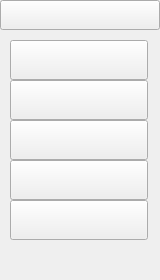
<?xml version="1.0" encoding="UTF-8"?>
<ui version="4.0">
 <class>menuwidget</class>
 <widget class="QWidget" name="menuwidget">
  <property name="geometry">
   <rect>
    <x>0</x>
    <y>0</y>
    <width>160</width>
    <height>280</height>
   </rect>
  </property>
  <property name="minimumSize">
   <size>
    <width>160</width>
    <height>280</height>
   </size>
  </property>
  <property name="maximumSize">
   <size>
    <width>160</width>
    <height>280</height>
   </size>
  </property>
  <property name="windowTitle">
   <string>menuwidget</string>
  </property>
  <property name="toolTip">
   <string notr="true"/>
  </property>
  <property name="styleSheet">
   <string notr="true"/>
  </property>
  <widget class="QToolButton" name="toolButton_cameraDisplay">
   <property name="geometry">
    <rect>
     <x>10</x>
     <y>120</y>
     <width>138</width>
     <height>40</height>
    </rect>
   </property>
   <property name="sizePolicy">
    <sizepolicy hsizetype="Expanding" vsizetype="Fixed">
     <horstretch>0</horstretch>
     <verstretch>0</verstretch>
    </sizepolicy>
   </property>
   <property name="minimumSize">
    <size>
     <width>70</width>
     <height>0</height>
    </size>
   </property>
   <property name="layoutDirection">
    <enum>Qt::LeftToRight</enum>
   </property>
   <property name="styleSheet">
    <string notr="true">QToolButton{border-image: url(:/images/xiala_03.png);}
QToolButton:hover{border-image: url(:/images/xiala_03_02.png);}
QToolButton:pressed{border-image: url(:/images/xiala_03_02.png);}</string>
   </property>
   <property name="text">
    <string/>
   </property>
   <property name="checkable">
    <bool>true</bool>
   </property>
   <attribute name="buttonGroup">
    <string notr="true">buttonGroup_left_nav</string>
   </attribute>
  </widget>
  <widget class="QToolButton" name="toolButton_workingState">
   <property name="geometry">
    <rect>
     <x>10</x>
     <y>80</y>
     <width>138</width>
     <height>40</height>
    </rect>
   </property>
   <property name="sizePolicy">
    <sizepolicy hsizetype="Expanding" vsizetype="Fixed">
     <horstretch>0</horstretch>
     <verstretch>0</verstretch>
    </sizepolicy>
   </property>
   <property name="minimumSize">
    <size>
     <width>70</width>
     <height>0</height>
    </size>
   </property>
   <property name="layoutDirection">
    <enum>Qt::LeftToRight</enum>
   </property>
   <property name="styleSheet">
    <string notr="true">QToolButton{border-image: url(:/images/xiala_02.png);}
QToolButton:hover{border-image: url(:/images/xiala_02_02.png);}
QToolButton:pressed{border-image: url(:/images/xiala_02_02.png);}</string>
   </property>
   <property name="text">
    <string/>
   </property>
   <property name="checkable">
    <bool>true</bool>
   </property>
   <attribute name="buttonGroup">
    <string notr="true">buttonGroup_left_nav</string>
   </attribute>
  </widget>
  <widget class="QToolButton" name="toolButton_menu">
   <property name="geometry">
    <rect>
     <x>0</x>
     <y>0</y>
     <width>160</width>
     <height>30</height>
    </rect>
   </property>
   <property name="styleSheet">
    <string notr="true">QToolButton{border-image: url(:/images/caidan_01.bmp);}

QToolButton:hover{border-image: url(:/images/caidan_02.bmp);}

QToolButton:pressed{border-image: url(:/images/caidan_02.bmp);}</string>
   </property>
   <property name="text">
    <string/>
   </property>
  </widget>
  <widget class="QToolButton" name="toolButton_startDisplay">
   <property name="geometry">
    <rect>
     <x>10</x>
     <y>200</y>
     <width>138</width>
     <height>40</height>
    </rect>
   </property>
   <property name="sizePolicy">
    <sizepolicy hsizetype="Expanding" vsizetype="Fixed">
     <horstretch>0</horstretch>
     <verstretch>0</verstretch>
    </sizepolicy>
   </property>
   <property name="minimumSize">
    <size>
     <width>70</width>
     <height>0</height>
    </size>
   </property>
   <property name="styleSheet">
    <string notr="true">QToolButton{border-image: url(:/images/xiala_06.png);}
QToolButton:hover{border-image: url(:/images/xiala_06_02.png);}
QToolButton:pressed{border-image: url(:/images/xiala_06_02.png);}</string>
   </property>
   <property name="text">
    <string/>
   </property>
   <property name="checkable">
    <bool>true</bool>
   </property>
   <attribute name="buttonGroup">
    <string notr="true">buttonGroup_left_nav</string>
   </attribute>
  </widget>
  <widget class="QToolButton" name="toolButton_systemState">
   <property name="geometry">
    <rect>
     <x>10</x>
     <y>40</y>
     <width>138</width>
     <height>40</height>
    </rect>
   </property>
   <property name="sizePolicy">
    <sizepolicy hsizetype="Expanding" vsizetype="Fixed">
     <horstretch>0</horstretch>
     <verstretch>0</verstretch>
    </sizepolicy>
   </property>
   <property name="minimumSize">
    <size>
     <width>70</width>
     <height>0</height>
    </size>
   </property>
   <property name="layoutDirection">
    <enum>Qt::LeftToRight</enum>
   </property>
   <property name="styleSheet">
    <string notr="true">QToolButton{border-image: url(:/images/xiala_01.png);}
QToolButton:hover{border-image: url(:/images/xiala_01_02.png);}
QToolButton:pressed{border-image: url(:/images/xiala_01_02.png);}
</string>
   </property>
   <property name="text">
    <string/>
   </property>
   <property name="checkable">
    <bool>true</bool>
   </property>
   <attribute name="buttonGroup">
    <string notr="true">buttonGroup_left_nav</string>
   </attribute>
  </widget>
  <widget class="QToolButton" name="toolButton_mapNavigation">
   <property name="geometry">
    <rect>
     <x>10</x>
     <y>160</y>
     <width>138</width>
     <height>40</height>
    </rect>
   </property>
   <property name="sizePolicy">
    <sizepolicy hsizetype="Expanding" vsizetype="Fixed">
     <horstretch>0</horstretch>
     <verstretch>0</verstretch>
    </sizepolicy>
   </property>
   <property name="minimumSize">
    <size>
     <width>70</width>
     <height>0</height>
    </size>
   </property>
   <property name="layoutDirection">
    <enum>Qt::LeftToRight</enum>
   </property>
   <property name="styleSheet">
    <string notr="true">QToolButton{border-image: url(:/images/xiala_04.png);}
QToolButton:hover{border-image: url(:/images/xiala_04_02.png);}
QToolButton:pressed{border-image: url(:/images/xiala_04_02.png);}
</string>
   </property>
   <property name="text">
    <string/>
   </property>
   <property name="checkable">
    <bool>true</bool>
   </property>
   <attribute name="buttonGroup">
    <string notr="true">buttonGroup_left_nav</string>
   </attribute>
  </widget>
 </widget>
 <layoutdefault spacing="6" margin="11"/>
 <resources/>
 <connections/>
 <buttongroups>
  <buttongroup name="buttonGroup_left_nav"/>
 </buttongroups>
</ui>
